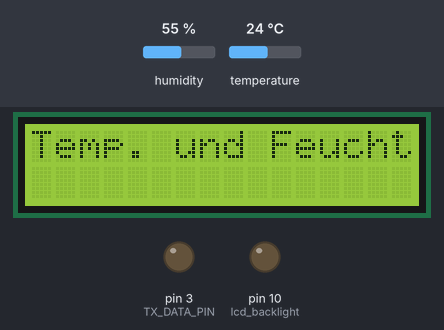
The sketch below on a simulated Arduino Uno, built with avr-gcc and run on an emulated ATmega328P. Parts: 16×2 character LCD, output pins drawn as LEDs (lit = HIGH). Wiring (inferred from the names in the program): DHT22 sensor: data pin 2. Inputs (shaded band) come from the test bench; at power-on: humidity 55 %, temperature 24 °C. What the sketch prints to the serial monitor is not drawn.

Above: at 0.1 s.
At 55.2 s:
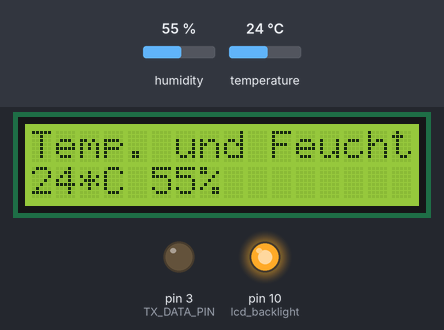
At 127.1 s:
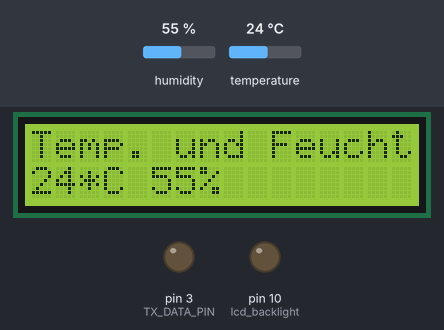
Timing chart, 0 to 128.6 s (numbered marks = the images above):
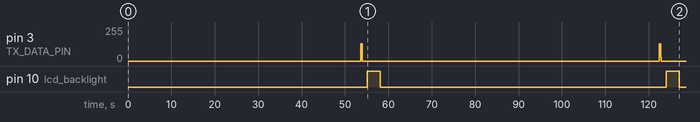

Measured:
- by itself, pin 10 (lcd_backlight): alternates HIGH for 3.0 s and LOW for 65.8 s

The sketch:

ThermoHygroTransmitter7.ino
```cpp
//added LCD
//adding intelligence...

#define TEST
#undef TEST

#include <Sleep_n0m1.h>
Sleep sleep;
unsigned long sleepTime; //how long you want the arduino to sleep

#include <DHT.h>
#define DHT_DATA_PIN  2
static DHT sensor;
static boolean bValidData=false;

#define lcd_rs  8
#define lcd_enable  9
#define lcd_backlight 10
// include the library code:
#include <LiquidCrystal.h>
// initialize the library with the numbers of the interface pins
LiquidCrystal lcd(lcd_rs, lcd_enable, 4, 5, 6, 7);

#ifdef TEST
  #include "ifanbuffer.h"
  iFanBuffer iFan;// = iFanBuffer();
#endif

#include "ByteBuffer.h"
ByteBuffer send_buffer;

static byte sendCount=1;
const byte sendInterval=6; //send every x wakeups

int lastTemp=0;
int lastHumi=0;

#define SERIAL_BAUD 9600

#define led 13

 #include <SensorTransmitter.h>

 #define TX_DATA_PIN  3
 #define TX_RAND_ID  4
 #define TX_CHANNEL  4

 // Initializes a ThermoHygroTransmitter on pin 11, with "random" ID 0, on channel 1.
 ThermoHygroTransmitter transmitter(TX_DATA_PIN, TX_RAND_ID, TX_CHANNEL);

 void blinkLED(){
   digitalWrite(led, HIGH);
   delay(500);
   digitalWrite(led, LOW);
 }

 void blinkLEDfast(){
   digitalWrite(led, HIGH);
   delay(200);
   digitalWrite(led, LOW);
   delay(200);
   digitalWrite(led, HIGH);
   delay(200);
   digitalWrite(led, LOW);
   delay(200);
   digitalWrite(led, HIGH);
   delay(200);
   digitalWrite(led, LOW);
   delay(200);
 }

void showLCD(int temp, int humi){
  lcd.setCursor(0, 1);
  lcd.print(temp);
  lcd.print("*C ");
  lcd.print(humi);
  lcd.print("%");
  lcdON();
  delay(3000);
  lcdOFF();
}

void lcdON(){
  digitalWrite(lcd_backlight, HIGH);
}
void lcdOFF(){
  digitalWrite(lcd_backlight, LOW);
}

void setup(){
  Serial.begin(SERIAL_BAUD);
  Serial.println("ThermoHygroTransmitter version 4 (power save 2)");
  sensor.setup(DHT_DATA_PIN);

  sleepTime=10000; //10 seconds

  pinMode(lcd_backlight, OUTPUT);

  lcd.begin(16, 2);
  // Print a message to the LCD.
  lcd.print("Temp. und Feuchte");
  lcdOFF();
#ifdef TEST
  iFan = iFanBuffer();
#endif
  // Initialize the send buffer that we will use to send data
  send_buffer.init(5);
}

void loop(){
  //do stuff
    Serial.println("...waked up");
    float humidity = sensor.getHumidity();
    float temperature = sensor.getTemperature();
/*
  Serial.println(humidity, 1);
  Serial.println(temperature, 1);
  Serial.println(sensor.getStatusString());
*/
    if(strcmp(sensor.getStatusString(),"OK")==0){
      bValidData=true;
      lastTemp=(int)temperature;
      lastHumi=(int)humidity;
#ifdef TEST
      //============================
      iFan.add((byte)lastHumi);
      iFan.dump1();
      iFan.dump10();
      //============================
#endif
    }
    else{
      bValidData=false;
    }
    Serial.print("sendCount="); Serial.println(sendCount);
    if(sendCount >= sendInterval){
      sendCount=0;
     // Displays temperatures from -10 degrees Celsius to +20,
     // and humidity from 10% REL to 40% REL, with increments of 2
     if(bValidData) {

        send_buffer.putInFront(lastHumi);
        int x=0;
        Serial.println("============================");
        for(x=0; x<send_buffer.getSize(); x++){
          Serial.print("[");
          Serial.print(send_buffer.peek(x));
          Serial.print("]");
        }
        Serial.println("\n============================");

       // Temperatures are passed at 10 times the real value,
       // to avoid using floating point math.
       ///transmitter.sendTempHumi(i * 10, i + 20);
       transmitter.sendTempHumi(lastTemp * 10, lastHumi);
       Serial.println("Transmit done");
       blinkLEDfast();
       // Wait two seconds before sending next.
       bValidData=false;
       showLCD(lastTemp, lastHumi);

     }//validData
   }//send_loop
   //delay(1000);
  sendCount++;
  blinkLED();

  Serial.println("About to sleep...");
  delay(200);
  sleep.pwrDownMode(); //set sleep mode
  sleep.sleepDelay(sleepTime); //sleep for: sleepTime
}
```

ByteBuffer.cpp
```cpp
// (licence header left out)
#if defined(ARDUINO) && ARDUINO >= 100
#include "Arduino.h"
#else
#include "WProgram.h"
#endif

#include "ByteBuffer.h"


ByteBuffer::ByteBuffer(){

}

void ByteBuffer::init(unsigned int buf_length){
	data = (byte*)malloc(sizeof(byte)*buf_length);
	capacity = buf_length;
	position = 0;
	length = 0;
}

void ByteBuffer::deAllocate(){
	free(data);
}

void ByteBuffer::clear(){
	position = 0;
	length = 0;
}

int ByteBuffer::getSize(){
	return length;
}

int ByteBuffer::getCapacity(){
	return capacity;
}

byte ByteBuffer::peek(unsigned int index){
	byte b = data[(position+index)%capacity];
	return b;
}

int ByteBuffer::put(byte in){
	if(length < capacity){
		// save data byte at end of buffer
		data[(position+length) % capacity] = in;
		// increment the length
		length++;
		return 1;
	}
	// return failure
	return 0;
}

int ByteBuffer::putInFront(byte in){
	if(length < capacity){
		// save data byte at end of buffer
		if( position == 0 )
			position = capacity-1;
		else
			position = (position-1)%capacity;
		data[position] = in;
		// increment the length
		length++;
		return 1;
	}
	// return failure
	return 0;
}

byte ByteBuffer::get(){
	byte b = 0;


	if(length > 0){
		b = data[position];
		// move index down and decrement length
		position = (position+1)%capacity;
		length--;
	}

	return b;
}

byte ByteBuffer::getFromBack(){
	byte b = 0;
	if(length > 0){
		b = data[(position+length-1)%capacity];
		length--;
	}

	return b;
}

//
// Ints
//

int ByteBuffer::putIntInFront(int in){
    byte *pointer = (byte *)&in;
	putInFront(pointer[0]);
	putInFront(pointer[1]);
}

int ByteBuffer::putInt(int in){
    byte *pointer = (byte *)&in;
	put(pointer[1]);
	put(pointer[0]);
}


int ByteBuffer::getInt(){
	int ret;
    byte *pointer = (byte *)&ret;
	pointer[1] = get();
	pointer[0] = get();
	return ret;
}

int ByteBuffer::getIntFromBack(){
	int ret;
    byte *pointer = (byte *)&ret;
	pointer[0] = getFromBack();
	pointer[1] = getFromBack();
	return ret;
}

//
// Longs
//

int ByteBuffer::putLongInFront(long in){
    byte *pointer = (byte *)&in;
	putInFront(pointer[0]);
	putInFront(pointer[1]);
	putInFront(pointer[2]);
	putInFront(pointer[3]);
}

int ByteBuffer::putLong(long in){
    byte *pointer = (byte *)&in;
	put(pointer[3]);
	put(pointer[2]);
	put(pointer[1]);
	put(pointer[0]);
}


long ByteBuffer::getLong(){
	long ret;
    byte *pointer = (byte *)&ret;
	pointer[3] = get();
	pointer[2] = get();
	pointer[1] = get();
	pointer[0] = get();
	return ret;
}

long ByteBuffer::getLongFromBack(){
	long ret;
    byte *pointer = (byte *)&ret;
	pointer[0] = getFromBack();
	pointer[1] = getFromBack();
	pointer[2] = getFromBack();
	pointer[3] = getFromBack();
	return ret;
}


//
// Floats
//

int ByteBuffer::putFloatInFront(float in){
    byte *pointer = (byte *)&in;
	putInFront(pointer[0]);
	putInFront(pointer[1]);
	putInFront(pointer[2]);
	putInFront(pointer[3]);
}

int ByteBuffer::putFloat(float in){
    byte *pointer = (byte *)&in;
	put(pointer[3]);
	put(pointer[2]);
	put(pointer[1]);
	put(pointer[0]);
}

float ByteBuffer::getFloat(){
	float ret;
    byte *pointer = (byte *)&ret;
	pointer[3] = get();
	pointer[2] = get();
	pointer[1] = get();
	pointer[0] = get();
	return ret;
}

float ByteBuffer::getFloatFromBack(){
	float ret;
    byte *pointer = (byte *)&ret;
	pointer[0] = getFromBack();
	pointer[1] = getFromBack();
	pointer[2] = getFromBack();
	pointer[3] = getFromBack();
	return ret;
}
```

ByteBuffer.h
```cpp
// (licence header left out)
#ifndef ByteBuffer_h
#define ByteBuffer_h

#if defined(ARDUINO) && ARDUINO >= 100
#include "Arduino.h"
#else
#include "WProgram.h"
#endif

class ByteBuffer
{
public:
	ByteBuffer();

	// This method initializes the datastore of the buffer to a certain sizem the buffer should NOT be used before this call is made
	void init(unsigned int buf_size);

	// This method resets the buffer into an original state (with no data)
	void clear();

	// This releases resources for this buffer, after this has been called the buffer should NOT be used
	void deAllocate();

	// Returns how much space is left in the buffer for more data
	int getSize();

	// Returns the maximum capacity of the buffer
	int getCapacity();

	// This method returns the byte that is located at index in the buffer but doesn't modify the buffer like the get methods (doesn't remove the retured byte from the buffer)
	byte peek(unsigned int index);

	//
	// Put methods, either a regular put in back or put in front
	//
	int putInFront(byte in);
	int put(byte in);

	int putIntInFront(int in);
	int putInt(int in);

	int putLongInFront(long in);
	int putLong(long in);

	int putFloatInFront(float in);
	int putFloat(float in);

	//
	// Get methods, either a regular get from front or from back
	//
	byte get();
	byte getFromBack();

	int getInt();
	int getIntFromBack();

	long getLong();
	long getLongFromBack();

	float getFloat();
	float getFloatFromBack();

private:
	byte* data;

	unsigned int capacity;
	unsigned int position;
	unsigned int length;
};

#endif
```

ifanbuffer.cpp
```cpp
#include "ifanbuffer.h"

void iFanBuffer::initBuffer(byte* buf, int cnt){
  int i=0;
  while(i<cnt)
    buf[i]=0;
}

iFanBuffer::iFanBuffer(void){
  interval10=0;
//  buffer1 = (byte*)malloc(sizeof(byte)*buf_length);
  initBuffer(buffer1, buf_length);
//  buffer10 = (byte*)malloc(sizeof(byte)*buf_length);
  initBuffer(buffer10, buf_length);
  iCount=0;
  iCount10=0;
}

iFanBuffer::~iFanBuffer(){
//  free (buffer1);
//  free (buffer10);
}

void iFanBuffer::add10(byte b){
  if(iCount10<buf_length){
    buffer10[iCount10]=b;
    iCount++;
  }
  else{
    int i=0;
    for(i=1; i<iCount10-1; i++)
      buffer10[i-1]=buffer10[i];
    buffer10[iCount10-1]=b;
  }
}

void iFanBuffer::add(byte b){
  if(iCount<buf_length){
    buffer1[iCount]=b;
    iCount++;
  }
  else{
    int i=0;
    for(i=1; i<iCount-1; i++)
      buffer1[i-1]=buffer1[i];
    buffer1[iCount-1]=b;
  }
  interval10++;
  if(interval10 % buf_length == 0){
    add10(b);
    interval10=0;
  }
}

void iFanBuffer::dump1(){
  dumpBuffer(buffer1, buf_length);
}

void iFanBuffer::dump10(){
  dumpBuffer(buffer10, buf_length);
}

void iFanBuffer::dumpBuffer(byte* b, byte cnt){
  Serial.println("");
  int i;
  for(i=0; i<cnt; i++)
    Serial.print("["); Serial.print(b[i]); Serial.print("]");
  Serial.println("");
}
```

ifanbuffer.h
```cpp
//ifanbuffer.h

#ifndef _IFANBUFFER_H_
#define _IFANBUFFER_H_

#include "Arduino.h"

const int buf_length = 5;

class iFanBuffer{
  private:
    int interval10;
    byte buffer1[buf_length];
    byte buffer10[buf_length];
    unsigned int iCount;
    unsigned int iCount10;
    void dumpBuffer(byte*, byte);
    void add10(byte b);
    void initBuffer(byte* buf, int cnt);

  public:
    iFanBuffer();
    ~iFanBuffer();
    void add(byte b);
    byte getOnOff();
    void dump1();
    void dump10();
};

#endif
```
